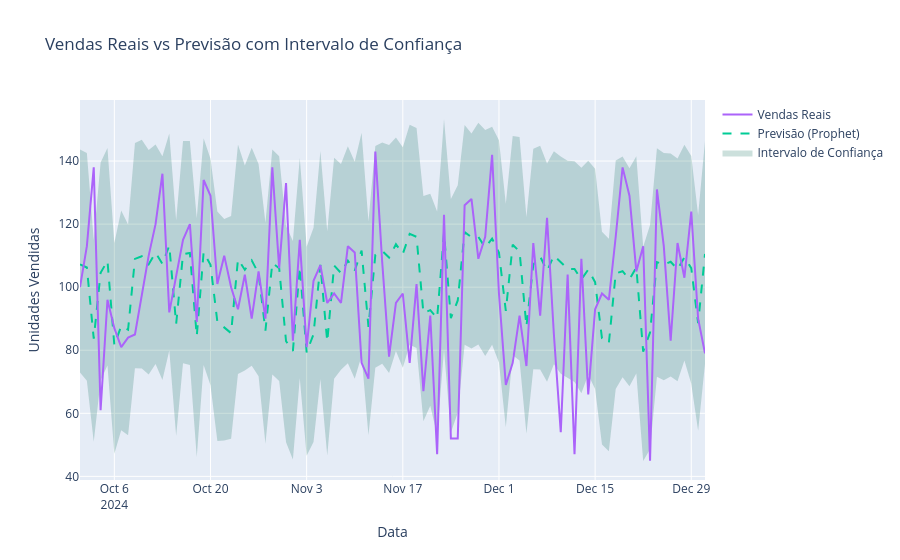

Write notebook code for a chart like this one.
### Code cell
# VISUALIZAR PREVISÕES VS REAL COM INTERVALO DE CONFIANÇA:
fig = go.Figure()

# INTERVALO DE CONFIANÇA
fig.add_trace(
    go.Scatter(
        x=test_previsao['ds'],
        y=test_previsao['yhat_upper'], # LIMITE SUPERIOR
        mode='lines',
        line=dict(width=0),
        showlegend=False # NÃO MOSTRAR NA LEGENDA
    )
)

fig.add_trace(
    go.Scatter(
        x=test_previsao['ds'],
        y=test_previsao['yhat_lower'], # LIMITE INFERIOR
        mode='lines',
        fill='tonexty', # PREENCHER A ÁREA ENTRE AS LINHAS
        fillcolor='rgba(0, 100, 80, 0.2)', # COR DO PREENCHIMENTO
        line=dict(width=0),
        name='Intervalo de Confiança'
    )
)

# PREVISÃO
fig.add_trace(
    go.Scatter(
        x=test_previsao['ds'],
        y=test_previsao['yhat'],
        mode='lines', # LINHA
        name='Previsão (Prophet)',
        line=dict(dash='dash') # LINHA TRACEJADA
    )
)

# REAL
fig.add_trace(
    go.Scatter(
        x=df_avaliacao['ds'],
        y=df_avaliacao['y'],
        mode='lines', # LINHA
        name='Vendas Reais'
    )
)

fig.update_layout(
    title='Vendas Reais vs Previsão com Intervalo de Confiança',
    xaxis_title='Data',
    yaxis_title='Unidades Vendidas',
    hovermode='x unified' # MOSTRAR VALORES DE TODAS AS SÉRIES NO MESMO PONTO DO EIXO X
)

fig.show()
